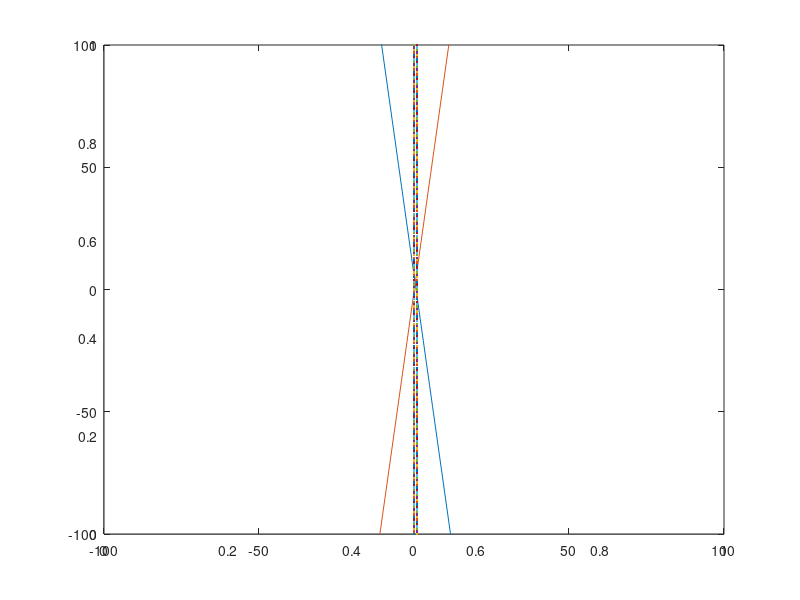

Write the MATLAB code that produced this figure.
hold on;
X1 = [-100:1:100];
YMatrix1 = -9*X1+6;
YMatrix2 = 9*X1 - 1;
XMatrix3 = 1;
XMatrix4 = 0;

fig1 = gcf; 
axes1 = axes('Parent',fig1); 

ylim(axes1,[-100 100]);
box(axes1,'on');
hold(axes1,'all');
plot(X1,YMatrix1);
plot(X1,YMatrix2,'Parent',axes1);
plot(XMatrix3,X1,'Parent',axes1);
plot(XMatrix4,X1,'Parent',axes1);